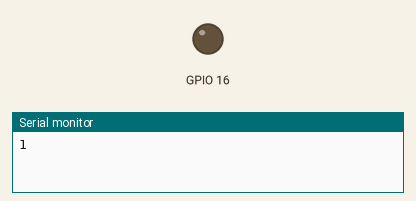
This sketch was run on a simulated ESP32. On the bench: output pins drawn as LEDs (lit = HIGH), the last lines printed to the serial monitor.

Above: at 0.1 s.
At 12.9 s:
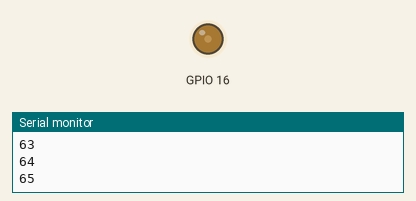
At 25.8 s:
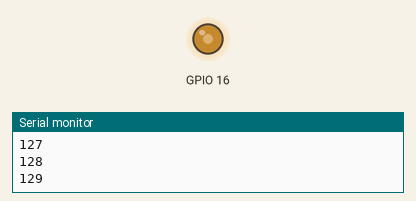
At 39.71 s:
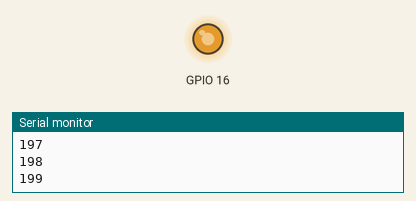
Timing chart, 0 to 40.0 s (numbered marks = the images above):
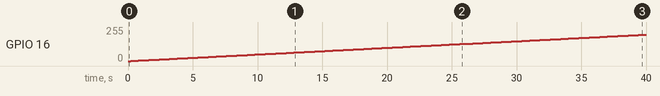

The sketch:

generate_pwm.ino
```cpp
void setup() {
  // put your setup code here, to run once:

  Serial.begin(9600);
  ledcAttachPin(16, 1);
  ledcSetup(1, 12000, 8);
  pinMode(4, INPUT);

}
int pwm = 0;
void loop() {
  // put your main code here, to run repeatedly:

  ledcWrite(1, pwm);

  if (pwm == 255)
  {
    pwm = 0;
  }
  pwm++;

  //Serial.println(analogRead(4));
  Serial.println(pwm);
  delay(200);
}
```

Measured:
- by itself, GPIO 16: moves from 0/255 to 198/255 over 39.6 s
